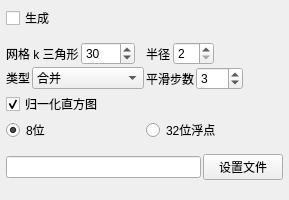
<?xml version="1.0" encoding="UTF-8"?>
<ui version="4.0">
 <class>Form</class>
 <widget class="QWidget" name="Form">
  <property name="geometry">
   <rect>
    <x>0</x>
    <y>0</y>
    <width>289</width>
    <height>200</height>
   </rect>
  </property>
  <property name="sizePolicy">
   <sizepolicy hsizetype="Expanding" vsizetype="Minimum">
    <horstretch>0</horstretch>
    <verstretch>0</verstretch>
   </sizepolicy>
  </property>
  <property name="minimumSize">
   <size>
    <width>200</width>
    <height>0</height>
   </size>
  </property>
  <property name="maximumSize">
   <size>
    <width>1000</width>
    <height>499</height>
   </size>
  </property>
  <property name="baseSize">
   <size>
    <width>0</width>
    <height>200</height>
   </size>
  </property>
  <property name="contextMenuPolicy">
   <enum>Qt::NoContextMenu</enum>
  </property>
  <property name="windowTitle">
   <string>窗体</string>
  </property>
  <property name="styleSheet">
   <string notr="true"/>
  </property>
  <layout class="QVBoxLayout" name="verticalLayout">
   <property name="spacing">
    <number>2</number>
   </property>
   <property name="leftMargin">
    <number>6</number>
   </property>
   <property name="topMargin">
    <number>6</number>
   </property>
   <property name="rightMargin">
    <number>6</number>
   </property>
   <property name="bottomMargin">
    <number>6</number>
   </property>
   <item>
    <layout class="QHBoxLayout" name="horizontalLayout">
     <property name="topMargin">
      <number>0</number>
     </property>
     <item>
      <widget class="QCheckBox" name="bake_curvature_generate">
       <property name="toolTip">
        <string>启用/禁用曲率贴图烘焙。</string>
       </property>
       <property name="text">
        <string>生成</string>
       </property>
       <property name="checked">
        <bool>false</bool>
       </property>
      </widget>
     </item>
     <item>
      <spacer name="horizontalSpacer">
       <property name="orientation">
        <enum>Qt::Horizontal</enum>
       </property>
       <property name="sizeHint" stdset="0">
        <size>
         <width>40</width>
         <height>20</height>
        </size>
       </property>
      </spacer>
     </item>
    </layout>
   </item>
   <item>
    <spacer name="verticalSpacer_3">
     <property name="orientation">
      <enum>Qt::Vertical</enum>
     </property>
     <property name="sizeType">
      <enum>QSizePolicy::Fixed</enum>
     </property>
     <property name="sizeHint" stdset="0">
      <size>
       <width>20</width>
       <height>10</height>
      </size>
     </property>
    </spacer>
   </item>
   <item>
    <layout class="QHBoxLayout" name="horizontalLayout_2">
     <property name="topMargin">
      <number>0</number>
     </property>
     <property name="rightMargin">
      <number>0</number>
     </property>
     <item>
      <layout class="QFormLayout" name="formLayout">
       <property name="topMargin">
        <number>0</number>
       </property>
       <property name="rightMargin">
        <number>0</number>
       </property>
       <item row="0" column="0">
        <widget class="QLabel" name="label">
         <property name="text">
          <string>网格 k 三角形</string>
         </property>
        </widget>
       </item>
       <item row="0" column="1">
        <widget class="QSpinBox" name="bake_curvature_detail">
         <property name="sizePolicy">
          <sizepolicy hsizetype="Fixed" vsizetype="Fixed">
           <horstretch>0</horstretch>
           <verstretch>0</verstretch>
          </sizepolicy>
         </property>
         <property name="minimumSize">
          <size>
           <width>40</width>
           <height>0</height>
          </size>
         </property>
         <property name="toolTip">
          <string>设置中间网格的三角形数（乘以1000）。值越低，效果越模糊。</string>
         </property>
         <property name="minimum">
          <number>1</number>
         </property>
         <property name="maximum">
          <number>1000</number>
         </property>
         <property name="value">
          <number>30</number>
         </property>
        </widget>
       </item>
      </layout>
     </item>
     <item>
      <layout class="QFormLayout" name="formLayout_2">
       <item row="0" column="0">
        <widget class="QLabel" name="label_2">
         <property name="text">
          <string>半径</string>
         </property>
        </widget>
       </item>
       <item row="0" column="1">
        <widget class="QSpinBox" name="bake_curvature_radius">
         <property name="sizePolicy">
          <sizepolicy hsizetype="Fixed" vsizetype="Fixed">
           <horstretch>0</horstretch>
           <verstretch>0</verstretch>
          </sizepolicy>
         </property>
         <property name="minimumSize">
          <size>
           <width>40</width>
           <height>0</height>
          </size>
         </property>
         <property name="toolTip">
          <string>设置曲率计算半径。数值越大，细节越模糊。</string>
         </property>
         <property name="minimum">
          <number>2</number>
         </property>
         <property name="maximum">
          <number>10</number>
         </property>
        </widget>
       </item>
      </layout>
     </item>
    </layout>
   </item>
   <item>
    <layout class="QHBoxLayout" name="horizontalLayout_3">
     <property name="topMargin">
      <number>0</number>
     </property>
     <item>
      <layout class="QFormLayout" name="formLayout_4">
       <item row="0" column="0">
        <widget class="QLabel" name="label_4">
         <property name="text">
          <string>类型</string>
         </property>
        </widget>
       </item>
       <item row="0" column="1">
        <widget class="QComboBox" name="bake_curvature_type">
         <property name="toolTip">
          <string>设置要烘焙的曲率类型。</string>
         </property>
         <property name="currentIndex">
          <number>0</number>
         </property>
         <item>
          <property name="text">
           <string>合并</string>
          </property>
         </item>
         <item>
          <property name="text">
           <string>山脊</string>
          </property>
         </item>
         <item>
          <property name="text">
           <string>谷地</string>
          </property>
         </item>
        </widget>
       </item>
      </layout>
     </item>
     <item>
      <layout class="QFormLayout" name="formLayout_3">
       <item row="0" column="0">
        <widget class="QLabel" name="label_3">
         <property name="text">
          <string>平滑步数</string>
         </property>
        </widget>
       </item>
       <item row="0" column="1">
        <widget class="QSpinBox" name="bake_curvature_smooth">
         <property name="sizePolicy">
          <sizepolicy hsizetype="Fixed" vsizetype="Fixed">
           <horstretch>0</horstretch>
           <verstretch>0</verstretch>
          </sizepolicy>
         </property>
         <property name="minimumSize">
          <size>
           <width>40</width>
           <height>0</height>
          </size>
         </property>
         <property name="toolTip">
          <string>设置烘焙前应用于曲率的平滑步数。</string>
         </property>
         <property name="maximum">
          <number>100</number>
         </property>
         <property name="value">
          <number>3</number>
         </property>
        </widget>
       </item>
      </layout>
     </item>
    </layout>
   </item>
   <item>
    <layout class="QHBoxLayout" name="horizontalLayout_7">
     <property name="topMargin">
      <number>0</number>
     </property>
     <item>
      <widget class="QCheckBox" name="bake_curvature_normalize">
       <property name="toolTip">
        <string>开启后，结果贴图的值会被拉伸以适配整个贴图的动态范围（8位图像为0-256，浮点图像为0.0-1.0）。</string>
       </property>
       <property name="text">
        <string>归一化直方图</string>
       </property>
       <property name="checked">
        <bool>true</bool>
       </property>
      </widget>
     </item>
    </layout>
   </item>
   <item>
    <layout class="QHBoxLayout" name="horizontalLayout_4">
     <property name="topMargin">
      <number>0</number>
     </property>
     <item>
      <widget class="QRadioButton" name="bake_curvature_8bit">
       <property name="toolTip">
        <string>贴图将保存为每通道8位的TGA或TIFF文件。动态范围被拉伸以适配8位图像所能提供的256级强度。</string>
       </property>
       <property name="text">
        <string>8位</string>
       </property>
       <property name="checked">
        <bool>true</bool>
       </property>
      </widget>
     </item>
     <item>
      <widget class="QRadioButton" name="bake_curvature_32bit">
       <property name="toolTip">
        <string>贴图将保存为每通道32位浮点TIFF文件。数值范围在0.0-1.0之间。</string>
       </property>
       <property name="text">
        <string>32位浮点</string>
       </property>
      </widget>
     </item>
    </layout>
   </item>
   <item>
    <spacer name="verticalSpacer_2">
     <property name="orientation">
      <enum>Qt::Vertical</enum>
     </property>
     <property name="sizeType">
      <enum>QSizePolicy::Fixed</enum>
     </property>
     <property name="sizeHint" stdset="0">
      <size>
       <width>20</width>
       <height>10</height>
      </size>
     </property>
    </spacer>
   </item>
   <item>
    <layout class="QHBoxLayout" name="horizontalLayout_8">
     <property name="spacing">
      <number>2</number>
     </property>
     <property name="topMargin">
      <number>0</number>
     </property>
     <item>
      <widget class="QLineEdit" name="bake_curvature_file">
       <property name="toolTip">
        <string>通过文件对话框选择烘焙贴图要保存到的文件。你也可以直接在“设置文件”按钮左侧的输入框中输入文件路径。烘焙贴图可保存为24位TGA或TIFF文件。</string>
       </property>
      </widget>
     </item>
     <item>
      <widget class="QPushButton" name="bake_curvature_setFile">
       <property name="toolTip">
        <string>通过文件对话框选择烘焙贴图要保存到的文件。你也可以直接在“设置文件”按钮左侧的输入框中输入文件路径。烘焙贴图可保存为24位TGA或TIFF文件。</string>
       </property>
       <property name="text">
        <string>设置文件</string>
       </property>
      </widget>
     </item>
    </layout>
   </item>
   <item>
    <spacer name="verticalSpacer">
     <property name="orientation">
      <enum>Qt::Vertical</enum>
     </property>
     <property name="sizeHint" stdset="0">
      <size>
       <width>10</width>
       <height>4</height>
      </size>
     </property>
    </spacer>
   </item>
  </layout>
 </widget>
 <resources/>
 <connections/>
</ui>
